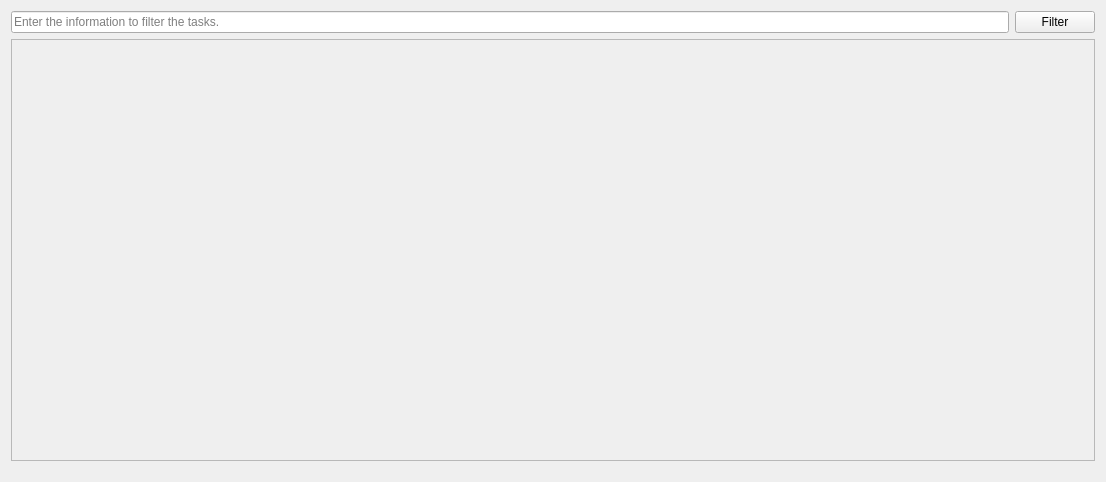
<?xml version="1.0" encoding="UTF-8"?>
<ui version="4.0">
 <class>CompletedUploadsForm</class>
 <widget class="QWidget" name="CompletedUploadsForm">
  <property name="geometry">
   <rect>
    <x>0</x>
    <y>0</y>
    <width>1106</width>
    <height>482</height>
   </rect>
  </property>
  <property name="windowTitle">
   <string>Dataverse upload history</string>
  </property>
  <layout class="QGridLayout" name="gridLayout">
   <item row="1" column="0">
    <spacer name="verticalSpacer">
     <property name="orientation">
      <enum>Qt::Vertical</enum>
     </property>
     <property name="sizeType">
      <enum>QSizePolicy::Fixed</enum>
     </property>
     <property name="sizeHint" stdset="0">
      <size>
       <width>20</width>
       <height>10</height>
      </size>
     </property>
    </spacer>
   </item>
   <item row="0" column="0">
    <layout class="QVBoxLayout" name="mainVerticalLayout">
     <item>
      <layout class="QHBoxLayout" name="filterHorizontalLayout">
       <item>
        <widget class="QLineEdit" name="historyFilterLineEdit">
         <property name="toolTip">
          <string>Enter project name / dataverse URL / finished time to filter the below listed tasks.</string>
         </property>
         <property name="placeholderText">
          <string>Enter the information to filter the tasks.</string>
         </property>
         <property name="clearButtonEnabled">
          <bool>true</bool>
         </property>
        </widget>
       </item>
       <item>
        <widget class="QPushButton" name="filterPushButton">
         <property name="toolTip">
          <string>Click to filter the dataverse uploads done in the past.</string>
         </property>
         <property name="text">
          <string>Filter</string>
         </property>
        </widget>
       </item>
      </layout>
     </item>
     <item>
      <widget class="QScrollArea" name="completedUploadsScrollArea">
       <property name="toolTip">
        <string>&lt;html&gt;&lt;head/&gt;&lt;body&gt;&lt;p&gt;&lt;span style=&quot; font-style:italic;&quot;&gt;Displays the history of finished dataverse uploads done in the past.&lt;/span&gt;&lt;/p&gt;&lt;/body&gt;&lt;/html&gt;</string>
       </property>
       <property name="widgetResizable">
        <bool>true</bool>
       </property>
       <widget class="QWidget" name="scrollAreaWidgetContents">
        <property name="geometry">
         <rect>
          <x>0</x>
          <y>0</y>
          <width>1084</width>
          <height>411</height>
         </rect>
        </property>
        <layout class="QVBoxLayout" name="verticalLayout_3">
         <item>
          <layout class="QVBoxLayout" name="completedUploadsVerticalLayout"/>
         </item>
        </layout>
       </widget>
      </widget>
     </item>
    </layout>
   </item>
  </layout>
 </widget>
 <resources/>
 <connections/>
</ui>
